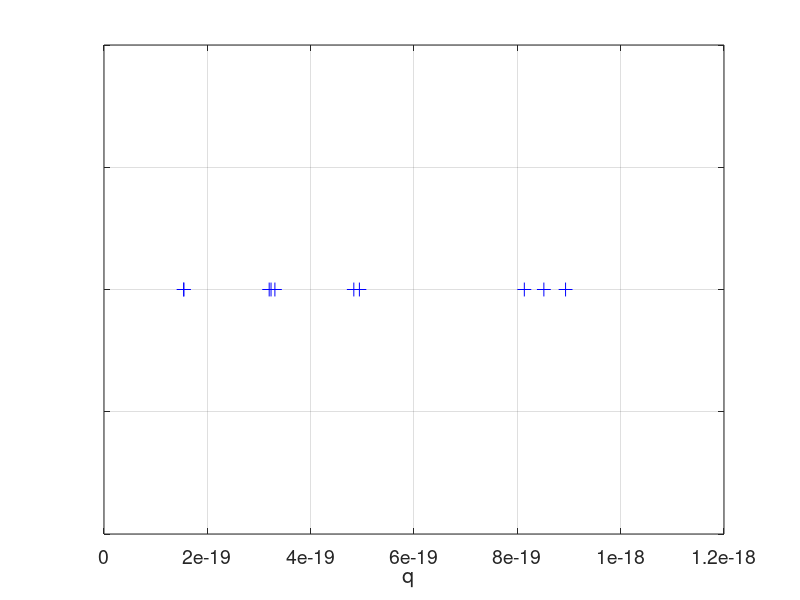
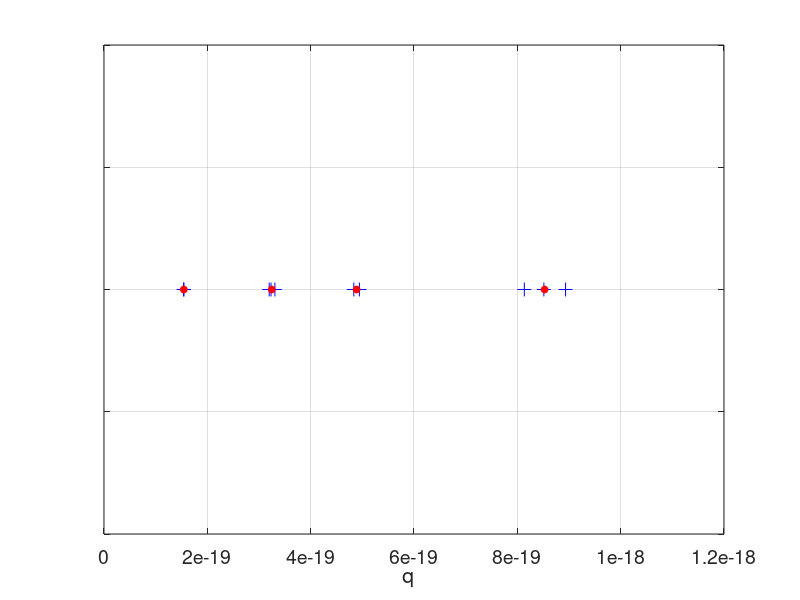
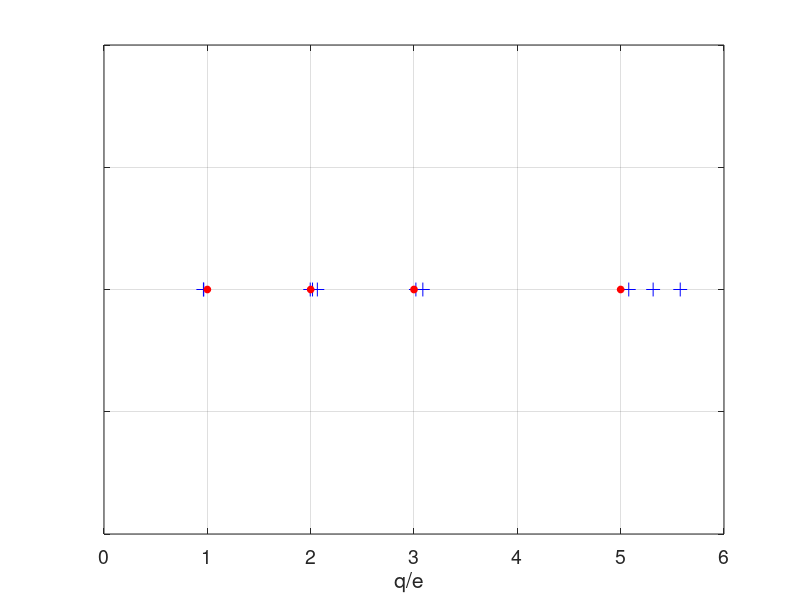

The MATLAB script that drew these images, in order:
% spMillikan1.m

% 171003
% Ian Cooper  School of Phyiscs  University of Sydney
% http://www.physics.usyd.edu.au/teach_res/mp/mscripts/

% Calculations for Millikan's Oil Drop Experiment
%  from experimental data
% S.I. units used for all physical quantities

clear all
close all
clc

% KNOWN PARAMETERS ======================================================
  % separation distance between capacitor plates  [m]
    d = 8.00e-3; 
  % acceleration due to gravity  [m/s^2]  
    g = 9.81; 
  % oil drop displacement for terminal velocity  [m]  
    s = 8.30e-4;        
  % density of air  [kg.m^3]
    rho_A = 1.225;
  % corrected viscoisty of air  [N.s/m]  
    eta = 1.60e-5;      
  % density of oil  [kg.m^3] 
    rho = 839;          
  % elementary charge  [C]
    e = 1.602e-19; 

    
% MEASUREMENTS ==========================================================
  % voltage between plates of capacitro  [V]
    V = 968;            
  % time intervals for falling oil drop:  E = 0   [s]
    tD = [15.2 15.0 15.1 15.0 14.9 15.1 15.1 15.0 15.2 15.2];   
  % time intervals for rising oil drop: E <> 0   [s]
    tU = [6.4  6.3  6.1 24.4 24.2 3.7 3.6 1.8 2.0 1.9];         

    
% CALCULATIONS ==========================================================
  % uniform electric field between plates of capacitor [V/m]
    E = V / d;        
  % mean time interval for falling oil drop  [s]
    tD_avg = mean(tD);  
  % terminal velocity of falling oil drop  [m/s]
    vD = s / tD_avg;       
  % radius and volume of oil drop  [m] [m^3]
    R = sqrt(9*eta*vD / (2*g*(rho - rho_A)));   
    Vol = (4/3)*pi*R^3;           
  % mass of oil drop  [kg]
    m = Vol * rho;    
  % terminal velocity rising oil drops  [m/s]
    vU = s ./ tU;          
  % gravitational force  [N]
    FG = m*g;  
  % bouyancy force  
    FB = -Vol*rho_A*g; 
  % resisitive force
    FR = (6*pi*eta*R).*vU;
  
  % charge  [C]
    q = (FG + FB + FR) ./ E;
  
  % Average charge per group
    q_avg(1) = mean(q(4:5));
    q_avg(2) = mean(q(1:3));
    q_avg(3) = mean(q(6:7));
    q_avg(4) = mean(q(8:10));
    
 %  Averages for elementary charge for each group   
    eN(1) = q_avg(1)/1;
    eN(2) = q_avg(2)/2;
    eN(3) = q_avg(3)/3;
    eN(4) = q_avg(4)/5;

% Estimate for eleementary charge
   e_avg = mean(eN);
   
    
 % GRAPHICS =============================================================   
  figure(1)
   set(gcf,'units','normalized','position',[0.01 0.5 0.3 0.15]);
   fs = 14;
   xP = q;
   yP = zeros(1,length(xP));
   hPlot = plot(xP,yP,'+b');
   set(hPlot,'MarkerSize',10);
   grid on
   set(gca,'YTickLabel',[]);
   xlabel('q  ','fontsize',fs);
   set(gca,'fontsize',fs);
   
figure(2)
   set(gcf,'units','normalized','position',[0.32 0.5 0.3 0.15]);
   fs = 14;
   xP = q;
   yP = zeros(1,length(xP));
   hPlot = plot(xP,yP,'+b');
   set(hPlot,'MarkerSize',10);
   hold on
   xP = q_avg;
   yP = zeros(1,length(xP));
   hPlot = plot(xP,yP,'or');
   set(hPlot,'MarkerSize',5);
   set(hPlot,'MarkerFaceColor','r');
   grid on
   set(gca,'YTickLabel',[]);
   xlabel('q  ','fontsize',fs);
   set(gca,'fontsize',fs);

   figure(3)
   set(gcf,'units','normalized','position',[0.65 0.5 0.3 0.15]);
   fs = 14;
   xP = q./e;
   yP = zeros(1,length(xP));
   hPlot = plot(xP,yP,'+b');
   set(hPlot,'MarkerSize',10);
   hold on
   xP = [1 2 3 5];
   yP = zeros(1,length(xP));
   hPlot = plot(xP,yP,'or');
   set(hPlot,'MarkerSize',5); 
   set(hPlot,'MarkerFaceColor','r');
   
   
   grid on
   set(gca,'YTickLabel',[]);
   xlabel('q/e  ','fontsize',fs);
   set(gca,'fontsize',fs);
